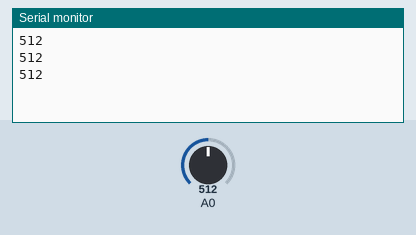
Recording of a sketch running on a simulated Arduino Uno, built with avr-gcc and run on an emulated ATmega328P. On the bench: the last lines printed to the serial monitor. Inputs (shaded band) come from the test bench; at power-on: A0 = 512.

Above: at 1.2 s.
1.3 s: A0 set to 716
At 1.9 s:
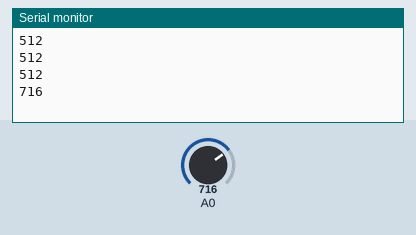
2.8 s: A0 set to 900
At 3.4 s:
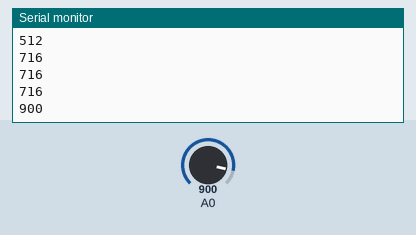
Timing chart, 0 to 5.8 s (numbered marks = the images above; inputs shaded):
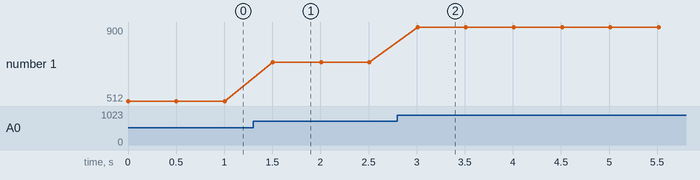

Measured:
- after the input at 1.3 s, the serial monitor: prints a new line after 0.21 s (image 1)
- after the input at 2.8 s, the serial monitor: prints a new line after 0.21 s (image 2)
- plotted number 1: 512 → 716 after the input at 1.3 s, 716 → 900 after the input at 2.8 s

The sketch:

LEDmeter.ino
```cpp
const int LED=0;

void setup()
{
  Serial.begin(9600);
}

int multipleAnalogRead(int l)
{
  unsigned long sum=0;
  const int COUNT=10;
  for(int i=0; i<COUNT; i++)
    sum+=analogRead(l);
  return sum/COUNT;
}

void loop()
{
  Serial.println(multipleAnalogRead(LED));
  //analogWrite(LED,127);
  delay(500);
}
```
